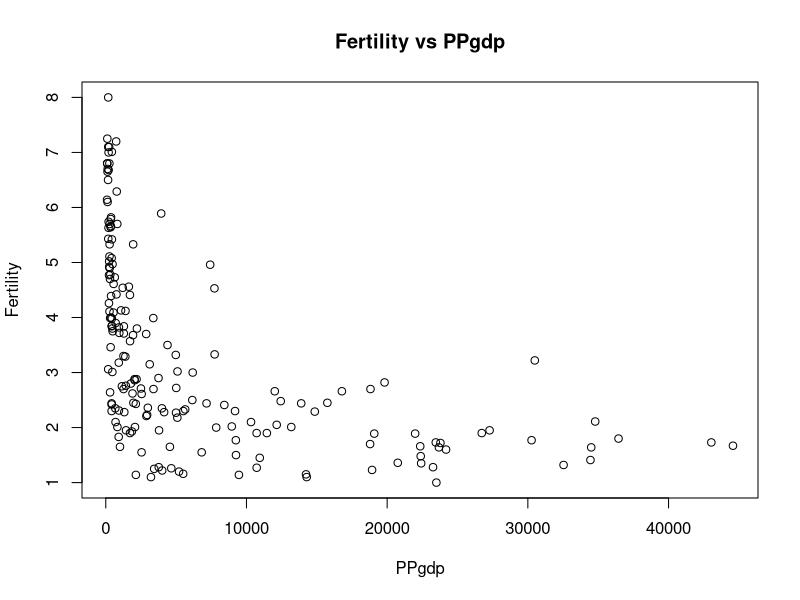
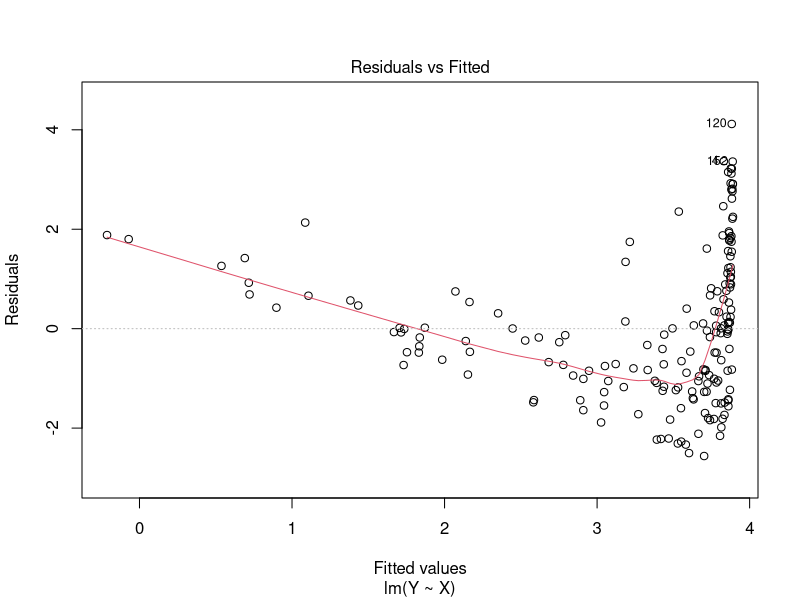
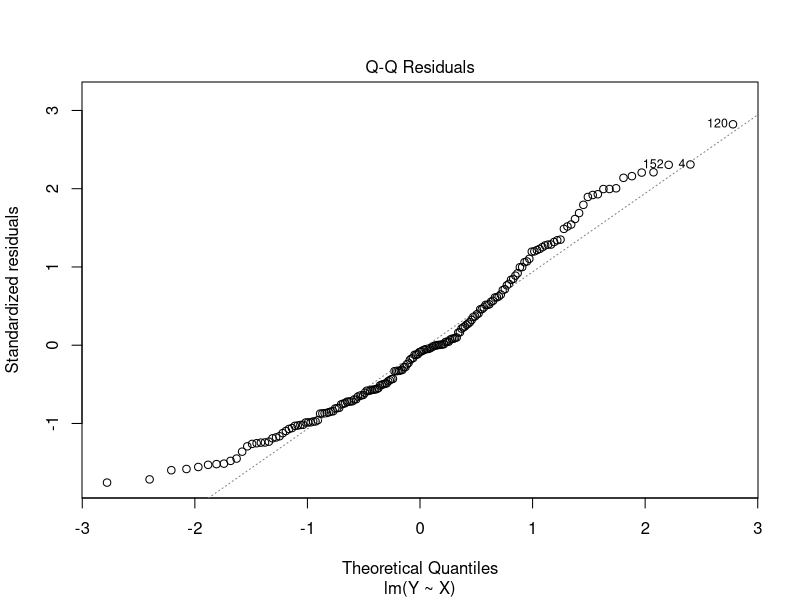
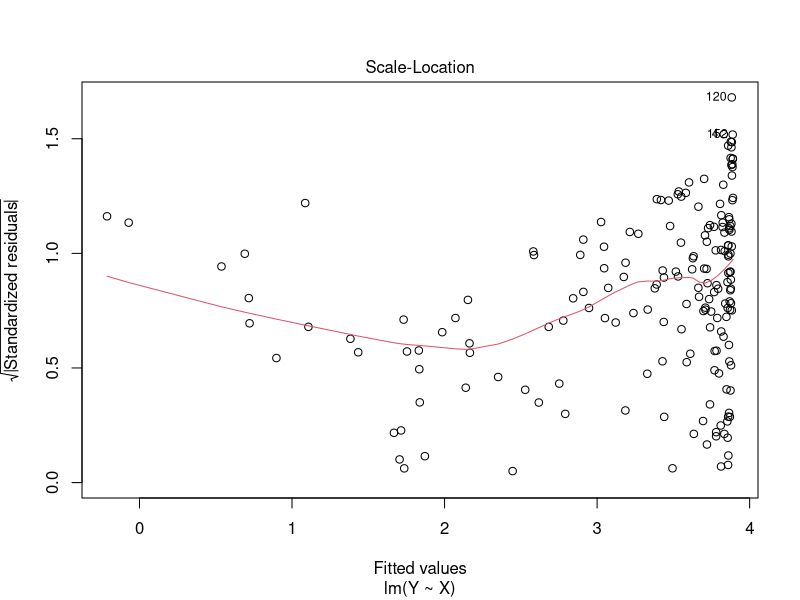
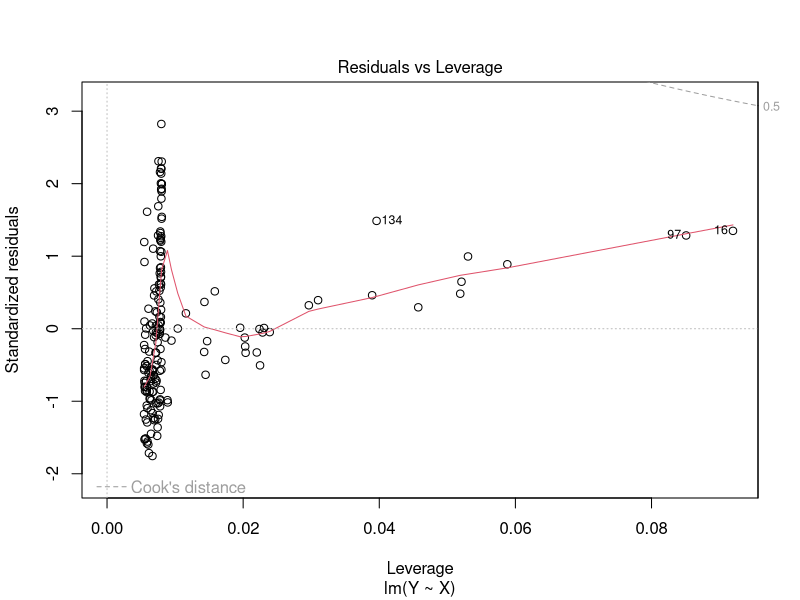

Recreate these plots in R, in order. (Note: this script raises an error after producing the figures.)
#Read data from the directory#
getwd()
data=read.table("UN.txt",header =T)

#Create a scatter plot#
Y=data$Fertility
X=data$PPgdp
plot(Y~X,main="Fertility vs PPgdp", ylab ="Fertility", xlab="PPgdp")

#Create diagnostic plots#
model=lm(Y~X)
par(mfrow=c(1,1))
plot(model)

#Find appopriate transfromation on Y#
library("MASS")
boxcox(model)
Ya=log(Y)
plot(Ya~X,main="Fertility vs PPgdp", ylab ="Fertility", xlab="PPgdp")
model1=lm(Ya~X)
plot(model1)

#Find apporiate transformation on X#
Xa=log(X)
plot(Ya~Xa,main=" Transformed Fertility vs PPgdp", ylab ="Fertility", xlab="PPgdp")
model2=lm(Ya~Xa)

plot(model2)

#Plain coding for least sqaure estimates for coefficients and R_square#
plot(Ya~Xa,main=" Transformed Fertility vs PPgdp", ylab ="Fertility", xlab="PPgdp")
n=length(Xa)
Xabar=mean(Xa)
Yabar=mean(Ya)
SXX=sum((Xa-Xabar)^2)
beta1hat=sum((Xa-Xabar)*(Ya-Yabar))/SXX
beta0hat=Yabar-Xabar*beta1hat
abline(beta0hat,beta1hat, col="red")
Yahat=beta0hat+beta1hat*Xa
SSR=sum((Yahat-Yabar)^2)
SSTO=sum((Ya-Yabar)^2)
R_square=SSR/SSTO

#Using lm() function#
plot(Ya~Xa,main=" Transformed Fertility vs PPgdp", ylab ="Fertility", xlab="PPgdp")
linear_model=lm(Ya~Xa)
linear_model$coefficients
Yahat=linear_model$fitted.values
lines(Xa,Yahat,col="red")
R_square=summary(linear_model)$r.square

#using matrix manipulation#
plot(Ya~Xa,main=" Transformed Fertility vs PPgdp", ylab ="Fertility", xlab="PPgdp")
n=length(Xa)
head(data)
Ya_matrix=matrix(c(Ya),nrow=n,ncol=1)
Xa_matrix=as.matrix(cbind(rep(1,n),matrix(c(Xa),nrow=n,ncol=1)))
betahat=solve(t(Xa_matrix)%*%(Xa_matrix))%*%t(Xa_matrix)%*%Ya_matrix
beta1hat=betahat[2,]
beta0hat=betahat[1,]
abline(beta0hat,beta1hat,col="red")
Yahat=Xa_matrix%*%betahat
Yabar=mean(Ya_matrix)
SSR=sum((Yahat-Yabar)^2)
SSTO=sum((Ya_matrix-Yabar)^2)
R_square=SSR/SSTO

#diagnostic plots#
par(mfrow=c(2,2))
plot(linear_model)

#Hypothesis testing#
summary(linear_model)

#99% confidence interval of expected Fertility of transformed data at PPgdp=log(20000)#
newdata=data.frame(Xa=log(20000))
predict(linear_model,newdata,interval = "confidence",level=0.99)

#95% confidence band#
plot(Y~X,main="Fertility vs PPgdp", ylab ="Fertility", xlab="PPgdp")
sigmahat=sqrt(sum(residuals(linear_model)^2)/df.residual(linear_model))
W=sqrt(2*qf(0.95,df1 = 2, df2 = n-2))
range=seq(from=min(X),to=max(X),length.out = 100)
upperbound=beta0hat+beta1hat*log(range)+W*sigmahat*sqrt(1/n+(log(range)-Xabar)^2/SXX)
lowerbound=beta0hat+beta1hat*log(range)-W*sigmahat*sqrt(1/n+(log(range)-Xabar)^2/SXX)
lines(exp(upperbound)~range,col="red")
lines(exp(lowerbound)~range,col="red")

#99% prediction interval of expected Fertility of transformed data at ppgdp= log(25000)#
newdata=data.frame(Xa=log(25000))
predict(linear_model,newdata,interval="prediction",leve=0.99)

